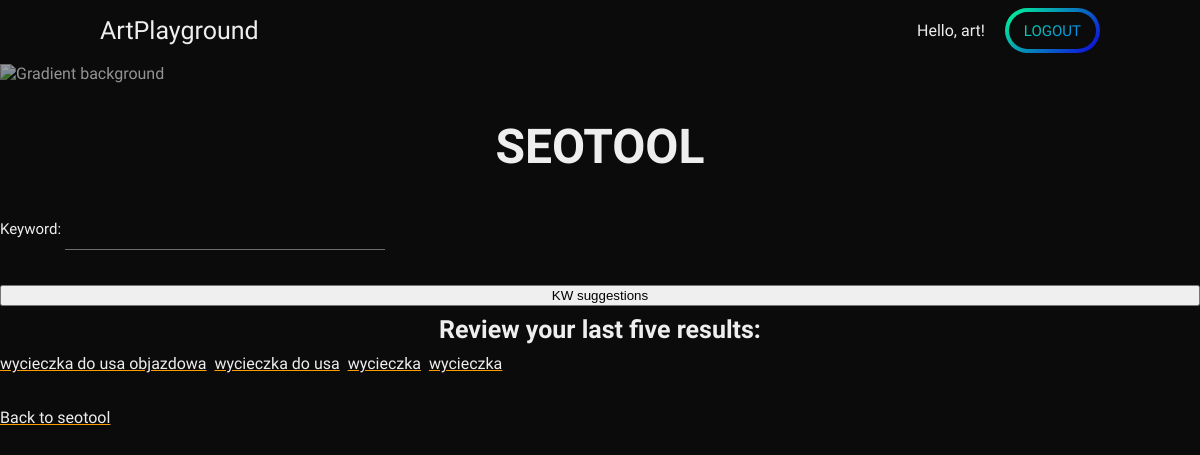
/seotool/keyword-suggestions/ (signed in), run on the app's committed database.
### seotool/models.py (models this page shows, shortened)
class Keywords_suggestion(models.Model):
    author = models.ForeignKey(User, on_delete=models.CASCADE, default=None)
    base_keyword = models.CharField(max_length=150)
    keywords_suggested = models.CharField(max_length=10000)
    publication_date = models.DateField()

### seotool/views.py (the view, shortened to what this page needs)
# urls.py: path("keyword-suggestions/", views.keyword_suggestions, name="keyword_suggestions"),
@login_required
def keyword_suggestions(request):
    headers = {
        "X-RapidAPI-Key": x_rapidAPI_key,
        "X-RapidAPI-Host": x_rapidAPI_host,
    }
    history_kw_suggestions = Keywords_suggestion.objects.filter(author=request.user)
    history_kw_suggestions = history_kw_suggestions.order_by("-pk")[:5]
    base_keywords = [
        history_kw_suggestion.base_keyword
        for history_kw_suggestion in history_kw_suggestions
    ]
    context = {"base_keywords": history_kw_suggestions, "KeywordForm": KeywordForm}
    return render(
        request,
        "seotool/keyword_suggest.html",
        context,
    )

### seotool/templates/seotool/keyword_suggest.html (shortened to what this page needs)
{% extends 'base_layout.html' %}
{% block content %}
<h1>SEOTOOL</h1>
<form method="post">
  {% csrf_token %} {{ KeywordForm.as_p }}
  <button type="submit" name="kw_suggestions">KW suggestions</button>
</form>
{% if base_keywords %}
<h3>Review your last five results:</h3>
{% for base_keyword in base_keywords %}
<a href="{% url 'keyword_suggestions_history' pk=base_keyword.pk %}">{{base_keyword.base_keyword}}</a>&nbsp;
{% endfor %}
{% endif %}
<br />
<a href="{% url 'seotool' %}">Back to seotool</a><br />
{% endblock %}

### general/templates/general/base_layout.html (shortened to what this page needs)
{% load static %}
<!DOCTYPE html>
<html>
  <head>
    <link rel="stylesheet" href="{% static 'css/style.css' %}">
  </head>
  <body>
    <img class="body-gradient {% block background_class %}{% endblock %}" src="https://daily-now-res.cloudinary.com/image/upload/s--O8GDhJO8--/f_auto/v1692271285/public/Desktop-ask-bg" alt="Gradient background">
    <header class="{% block header_class %}{% endblock %}">
      <nav class="menu-nav">
        <a href="{% url 'mainpage' %}" class="menu-item">ArtPlayground</a>
      </nav>
      <nav class="profile-nav">
        {% if user.is_authenticated %}
        Hello, {{user.username}}!
        <div class="button btn-blue"><div class="ahref--bg"><a href="{% url 'logout' %}">Logout</a></div></div>
        {% else %}
        <div class="button btn-yelpur-rev"><div class="ahref--bg"><a href="{% url 'register' %}">Sign up</a></div></div>
        <div class="button btn-yelpur"><div class="ahref--bg"><a href="{% url 'login' %}">Login</a></div></div>
        {% endif %}
      </nav>
    </header>
    <main>
      {% block content %}{% endblock %}
    </main>
  </body>
</html>

### static/css/style.css (style rules this page uses)
body { background-color: #0B0B0B; color: #EEE; font-family: "Ubuntu", sans-serif; padding: 0; margin: 0; }
body .body-gradient { position: absolute; top: 64px; left: 0; width: 80%; opacity: 0.6; }
body main { position: relative; top: 30px; left: 0; padding-top: 70px; }
body main > h1, body main > h2, body main > h3, body main > h4 { text-align: center; }
body h1, body h2, body h3, body h4 { text-decoration: none; line-height: 1.25em; margin: 0.35em 0; color: #EEE; }
body h1 { font-size: 48px; }
body h3 { font-size: 25px; }
body span, body p { font-size: 15px; }
body a { line-height: 15px; color: #EEE; text-decoration-color: #ff9d00; }
.button { width: max-content; padding: 4px 4px; border-radius: 24px; mask-image: paint(smooth-corners); -webkit-mask-image: paint(smooth-corners); }
.button .ahref--bg, .button .button--bg { padding: 9px 0px; background-color: #0B0B0B; border-radius: 24px; mask-image: paint(smooth-corners); -webkit-mask-image: paint(smooth-corners); }
.button .ahref--bg a, .button .ahref--bg button, .button .button--bg a, .button .button--bg button { padding: 15px 15px; font-size: 15px; text-transform: uppercase; font-weight: 500; text-decoration: none; }
.button.btn-blue { background: linear-gradient(135deg, #00ff95, #0f00e3); }
.button.btn-blue a, .button.btn-blue button { background: linear-gradient(135deg, #00ff95, #0B59FF); -webkit-background-clip: text; -webkit-text-fill-color: transparent; }
form { display: grid; grid-template-columns: 1fr; grid-template-rows: auto; row-gap: 20px; }
header { display: flex; justify-content: space-between; align-items: center; position: fixed; width: calc(100% - 200px); padding: 10px 100px; background: #0B0B0B; height: 40px; z-index: 100; }
header nav.menu-nav { display: flex; column-gap: 20px; }
header nav.menu-nav a { text-decoration: none; font-size: 25px; line-height: 25px; }
header .menu-item { justify-self: flex-start; }
header .profile-nav { display: flex; justify-content: center; align-items: center; column-gap: 20px; }
input, input:active, input:focus, input:focus-visible, input:target, input:-webkit-autofill:focus, input:-webkit-autofill { background-color: #0B0B0B; color: #EEE; border: none; outline: none; border-bottom: 1px solid rgba(255, 255, 255, 0.4); line-height: 40px; font-size: 15px; padding: 0 10px; font-family: "Ubuntu", sans-serif; }
input { min-width: 300px; }
input ::placeholder { font-size: 15px; color: rgba(255, 255, 255, 0.4); }

### data on the page
Keywords_suggestion: base_keyword "wycieczka do usa objazdowa"
Keywords_suggestion: base_keyword "wycieczka do usa"
Keywords_suggestion: base_keyword "wycieczka"
Keywords_suggestion: base_keyword "wycieczka"

### other printed values
{{ user.username }} "art"
